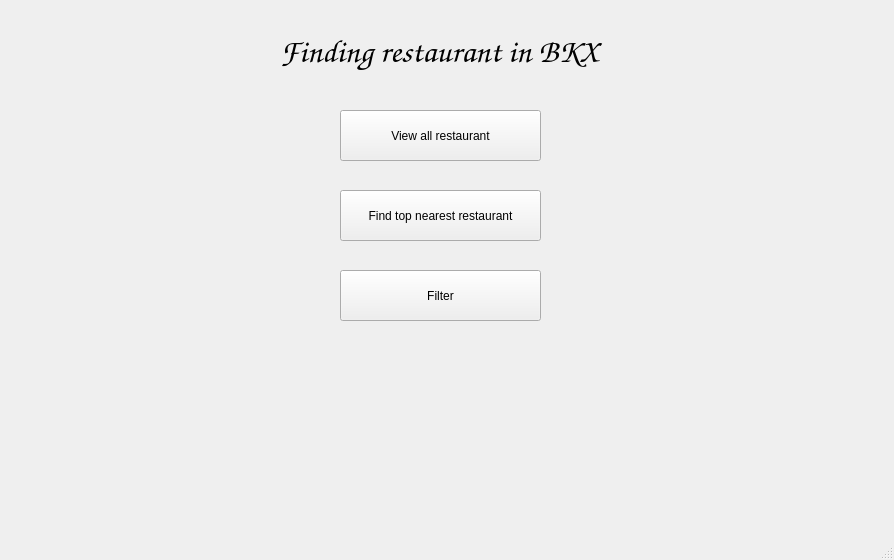
<?xml version="1.0" encoding="UTF-8"?>
<ui version="4.0">
 <class>MainWindow</class>
 <widget class="QMainWindow" name="MainWindow">
  <property name="geometry">
   <rect>
    <x>0</x>
    <y>0</y>
    <width>894</width>
    <height>560</height>
   </rect>
  </property>
  <property name="windowTitle">
   <string>MainWindow</string>
  </property>
  <widget class="QWidget" name="centralwidget">
   <widget class="QLabel" name="label">
    <property name="geometry">
     <rect>
      <x>0</x>
      <y>0</y>
      <width>911</width>
      <height>521</height>
     </rect>
    </property>
    <property name="text">
     <string/>
    </property>
    <property name="pixmap">
     <pixmap>../../Pictures/3700051448975567catple_wallpapers_9656.jpg</pixmap>
    </property>
   </widget>
   <widget class="QLabel" name="label_2">
    <property name="geometry">
     <rect>
      <x>690</x>
      <y>420</y>
      <width>201</width>
      <height>81</height>
     </rect>
    </property>
    <property name="text">
     <string/>
    </property>
    <property name="pixmap">
     <pixmap>../../Pictures/logo_hust.png</pixmap>
    </property>
   </widget>
   <widget class="QPushButton" name="pushButton">
    <property name="geometry">
     <rect>
      <x>340</x>
      <y>270</y>
      <width>201</width>
      <height>51</height>
     </rect>
    </property>
    <property name="text">
     <string>Filter</string>
    </property>
   </widget>
   <widget class="QPushButton" name="pushButton_2">
    <property name="geometry">
     <rect>
      <x>340</x>
      <y>110</y>
      <width>201</width>
      <height>51</height>
     </rect>
    </property>
    <property name="text">
     <string>View all restaurant</string>
    </property>
   </widget>
   <widget class="QLabel" name="label_3">
    <property name="geometry">
     <rect>
      <x>280</x>
      <y>30</y>
      <width>351</width>
      <height>41</height>
     </rect>
    </property>
    <property name="font">
     <font>
      <family>URW Chancery L</family>
      <pointsize>25</pointsize>
      <italic>true</italic>
     </font>
    </property>
    <property name="text">
     <string>Finding restaurant in BKX</string>
    </property>
   </widget>
   <widget class="QPushButton" name="pushButton_3">
    <property name="geometry">
     <rect>
      <x>340</x>
      <y>190</y>
      <width>201</width>
      <height>51</height>
     </rect>
    </property>
    <property name="text">
     <string>Find top nearest restaurant</string>
    </property>
   </widget>
   <widget class="QLabel" name="label_4">
    <property name="geometry">
     <rect>
      <x>0</x>
      <y>360</y>
      <width>361</width>
      <height>151</height>
     </rect>
    </property>
    <property name="text">
     <string/>
    </property>
    <property name="pixmap">
     <pixmap>../../../../media/dohai/Data/Downloads/tài liệu học tập/kì 20192/Hệ thống thông tin địa lý/logo pfiev edit.png</pixmap>
    </property>
   </widget>
  </widget>
  <widget class="QStatusBar" name="statusbar"/>
 </widget>
 <resources/>
 <connections/>
</ui>
